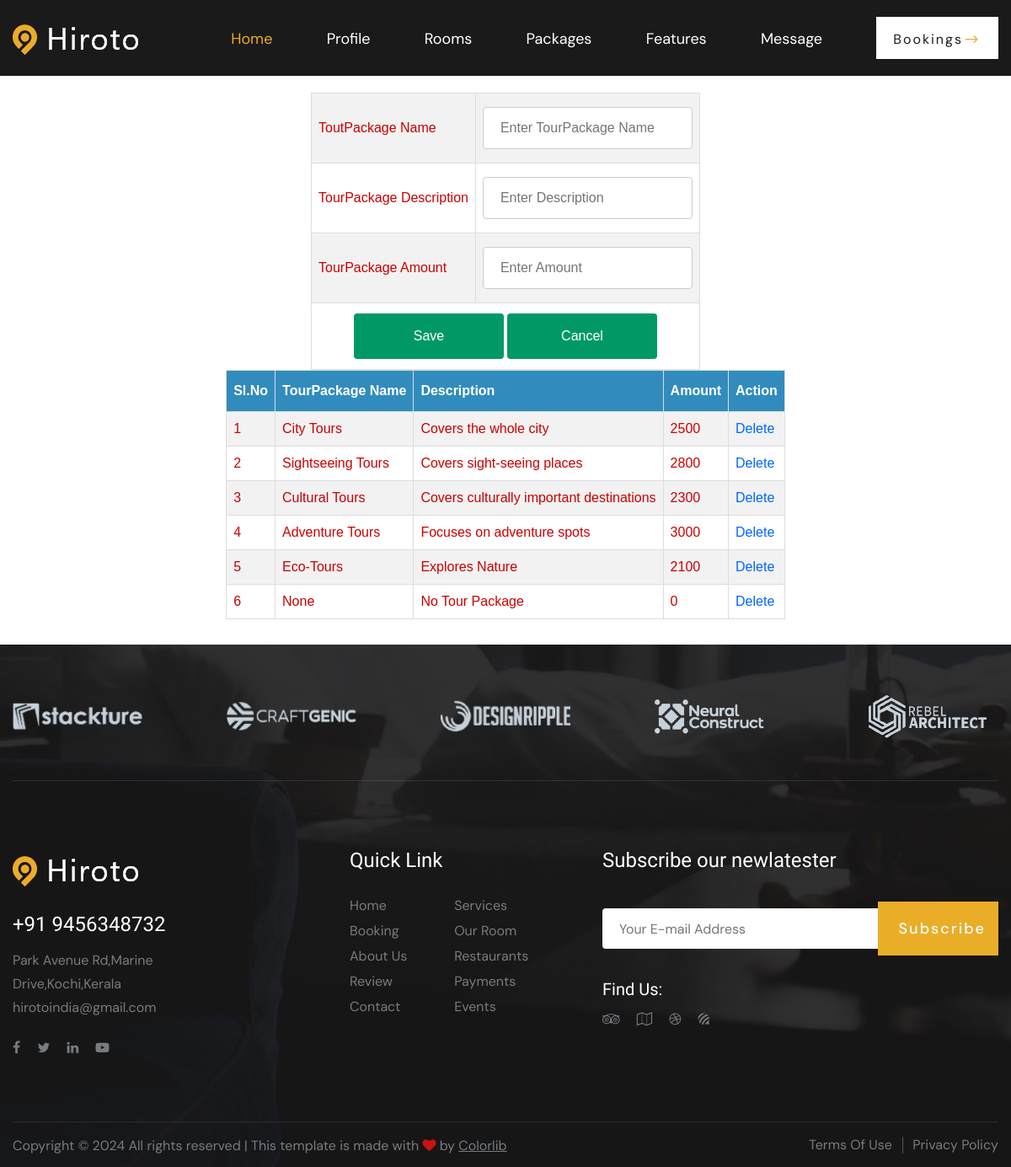
The page /Hotel/TourPackages/ (signed in) on the database its author committed.
### Hotel/models.py (models this page shows)
class tbl_tourpackages(models.Model):
    tourpackages_name=models.CharField(max_length=50)
    tourpackages_description=models.CharField(max_length=50)
    tourpackages_amount=models.CharField(max_length=50)
    hotel =models.ForeignKey(tbl_newhotel,null=True,on_delete=models.CASCADE)

### Hotel/views.py (the view)
# urls.py: path('TourPackages/', views.TourPackagesInsertSelect,name="TourPackagesInsertSelect"),
def TourPackagesInsertSelect(request):
    data=tbl_tourpackages.objects.filter(hotel=request.session["hid"])
    hotelid=tbl_newhotel.objects.get(id=request.session["hid"])
    if request.method=="POST":
        hotelid=tbl_newhotel.objects.get(id=request.session["hid"])
        tourpackagename=request.POST.get('txtname')
        tourpackagedesc=request.POST.get('txtdesc')
        tourpackageamount=request.POST.get('txtamount')
        tbl_tourpackages.objects.create(tourpackages_name=tourpackagename,tourpackages_description=tourpackagedesc,tourpackages_amount=tourpackageamount,hotel=hotelid)
        return redirect("Hotel:TourPackagesInsertSelect")
    else:
        return render(request,"Hotel/TourPackages.html",{'data':data})

### Hotel/Templates/Hotel/TourPackages.html (shortened to what this page needs)
{% extends 'Hotel/Header.html' %}
{% load static %}
{% block content %}
<!DOCTYPE html>
<html lang="en">
<head>
</head>
<body>
    <form method="POST">
        <table align="center">
            <tr>
                <tr>
                    <td>ToutPackage Name</td>
                    <td><input type="text" name="txtname" placeholder="Enter TourPackage Name" required value="{{editdata.tourpackages_name}}"></td>
                </tr>
                <tr>
                <td>TourPackage Description</td>
                    <td><input type="text" name="txtdesc" placeholder="Enter Description" required value="{{editdata.tourpackages_description}}"></td>
                </tr>
            <tr>
                <td>TourPackage Amount</td>
                <td><input type="text" name="txtamount" placeholder="Enter Amount" required value="{{editdata.tourpackages_amount}}"></td>
            </tr>
            <tr>
                <td colspan="2" align="center">
                    <input type="submit" name="btnsubmit" value="Save">
                    <input type="reset" name="btncancel" value="Cancel">
                </td>
            </tr>
        </table>
    </form>
    <table border="1" align="center" cellpadding="10">
        <tr>
            <th>Sl.No</th>
            <th>TourPackage Name</th>
            <th>Description</th>
            <th>Amount</th>
            <th>Action</th>
        </tr>
        {% for i in data %}
        <tr>
            <td>{{forloop.counter}}</td>
            <td>{{i.tourpackages_name}}</td>
            <td>{{i.tourpackages_description}}</td>
            <td>{{i.tourpackages_amount}}</td>
            <td><a href="{% url 'Hotel:delTourPackages' i.id %}">Delete</a></td>
        </tr>
        {% endfor %}
    </table>
</body>
</html>
{% endblock content %}

### Guest/static/Mains/css/style.css (style rules this page uses)
html, body { height: 100%; font-family: "DM Sans", sans-serif; -webkit-font-smoothing: antialiased; }

### Guest/static/Form.css (style rules this page uses)
#tab td, #tab th { border: 1px solid #ddd; padding: 8px; color: #C00; }
#tab a { color:#06F; }
#tab tr:nth-child(even) { background-color: #f2f2f2; }
#tab th { padding-top: 12px; padding-bottom: 12px; text-align: left; background-color: #318CBD; color: white; }
input[type=text],[type=password],[type=email],[type=date], select { width: 100%; padding: 12px 20px; margin: 8px 0; display: inline-block; border: 1px solid #ccc; border-radius: 4px; box-sizing: border-box; }
input[type=submit] { width: 40%; background-color: #096; color: white; padding: 15px; margin: 4px 0; border: none; border-radius: 4px; cursor: pointer; }
input[type=reset] { width: 40%; background-color: #096; color: white; padding: 15px; margin: 4px 0; border: none; border-radius: 4px; cursor: pointer; }

### rows shown on the page
tbl_tourpackages: tourpackages_name "City Tours", tourpackages_description "Covers the whole city", tourpackages_amount "2500"
tbl_tourpackages: tourpackages_name "Sightseeing Tours", tourpackages_description "Covers sight-seeing places", tourpackages_amount "2800"
tbl_tourpackages: tourpackages_name "Cultural Tours", tourpackages_description "Covers culturally important destinations", tourpackages_amount "2300"
tbl_tourpackages: tourpackages_name "Adventure Tours", tourpackages_description "Focuses on adventure spots", tourpackages_amount "3000"
tbl_tourpackages: tourpackages_name "Eco-Tours", tourpackages_description "Explores Nature", tourpackages_amount "2100"
tbl_tourpackages: tourpackages_name "None", tourpackages_description "No Tour Package", tourpackages_amount "0"
